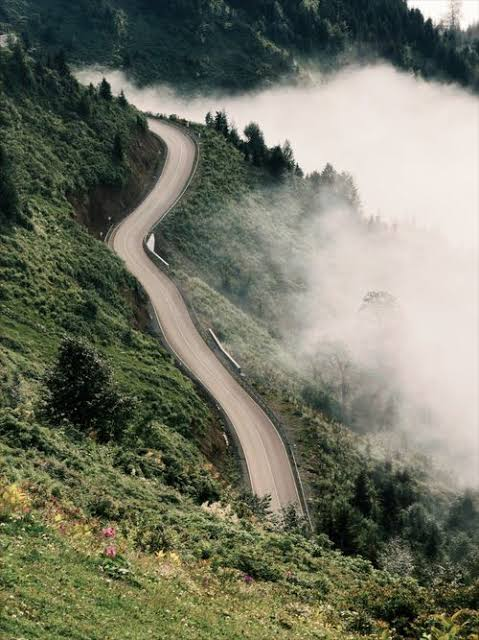
//> input picture gorev_5/gorev_5/gorev_5/resim.jpg, 479 x 640 px
$ ./Main   (built with g++ and OpenCV 4)
//> lines starting //> are read from the running program, lines starting //| are printed output that depends on the picture; after the words box and inside, x2 and y2 are one past the last pixel; in counts of white or black regions, pixels touching at a corner belong together
#include <iostream>
#include <vector>
#include <random>
#include <algorithm>
#include <cmath>
#include <opencv2/opencv.hpp>

// ============================================================================
// 1. MANUEL 5x5 MEDYAN FİLTRESİ (Hazır fonksiyon kullanılmadan)
// ============================================================================
cv::Mat manualMedianFilter5x5(const cv::Mat& src) {
    int rows = src.rows;
    int cols = src.cols;
    cv::Mat dst = cv::Mat::zeros(src.size(), CV_8UC1);

    // 5x5 pencere için 25 elemanlı tampon dizi
    std::vector<uchar> window(25);

    // Yarıçap (ksize = 5 ise radius = 2)
    const int r_offset = 2;

    for (int r = 0; r < rows; ++r) {
        uchar* dstRow = dst.ptr<uchar>(r);

        for (int c = 0; c < cols; ++c) {
            int idx = 0;

            // 5x5 komşuluktaki pikselleri topla
            for (int kr = -r_offset; kr <= r_offset; ++kr) {
                // Sınır taşmalarını önlemek için kenarları yansıt/sınırla (clamp)
                int neighborR = std::clamp(r + kr, 0, rows - 1);
                const uchar* srcRow = src.ptr<uchar>(neighborR);

                for (int kc = -r_offset; kc <= r_offset; ++kc) {
                    int neighborC = std::clamp(c + kc, 0, cols - 1);
                    window[idx++] = srcRow[neighborC];
                }
            }

            // 25 elemanı sırala ve ortadaki elemanı (indis 12) medyan olarak al
            // std::nth_element tam sıralamadan çok daha hızlıdır (O(N) karmaşıklık)
            std::nth_element(window.begin(), window.begin() + 12, window.end());
            dstRow[c] = window[12];
        }
    }

    return dst;
}

// ============================================================================
// 2. RESİMDE GÜRÜLTÜ YOKSA SENTETİK SALT-AND-PEPPER EKLEME FONKSİYONU
// ============================================================================
cv::Mat addSaltAndPepperNoise(const cv::Mat& src, double noiseRatio = 0.10) {
    cv::Mat noisy = src.clone();
    std::mt19937 gen(1337);
    std::uniform_real_distribution<double> dist(0.0, 1.0);

    for (int r = 0; r < noisy.rows; ++r) {
        uchar* row = noisy.ptr<uchar>(r);
        for (int c = 0; c < noisy.cols; ++c) {
            double rnd = dist(gen);
            if (rnd < noiseRatio / 2.0) {
                row[c] = 0;   // Biber (siyah nokta)
            }
            else if (rnd < noiseRatio) {
                row[c] = 255; // Tuz (beyaz nokta)
            }
        }
    }
    return noisy;
}

// ============================================================================
// MAIN FONKSİYONU
// ============================================================================
int main() {
    std::string dosyaYolu = "resim.jpg";
    cv::Mat inputImg = cv::imread(dosyaYolu, cv::IMREAD_GRAYSCALE);
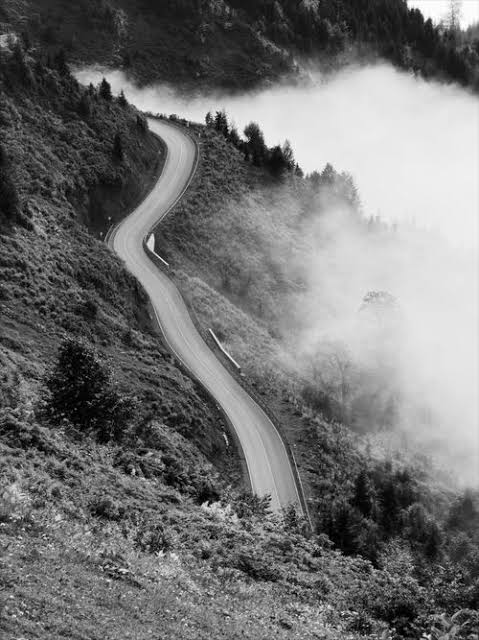
//> inputImg: 640 rows x 479 cols, CV_8UC1; min 0, max 255, mean 114.4

    // Eğer resim bulunamazsa sentetik test resmi oluştur
    if (inputImg.empty()) {
        std::cout << "'" << dosyaYolu << "' bulunamadi, sentetik test resmi olusturuluyor...\n";
        inputImg = cv::Mat(350, 350, CV_8UC1);
        for (int r = 0; r < inputImg.rows; ++r) {
            uchar* row = inputImg.ptr<uchar>(r);
            for (int c = 0; c < inputImg.cols; ++c) {
                row[c] = static_cast<uchar>(80 + (r * 100) / inputImg.rows);
            }
        }
    }

    // 1. Görüntüye Salt-and-Pepper (Tuz ve Biber) gürültüsü ekle
    cv::Mat noisyImg = addSaltAndPepperNoise(inputImg, 0.12); // %12 oranında gürültü
//> after the loop in addSaltAndPepperNoise, `for (int r = 0; r < noisy.rows; ++r)`:
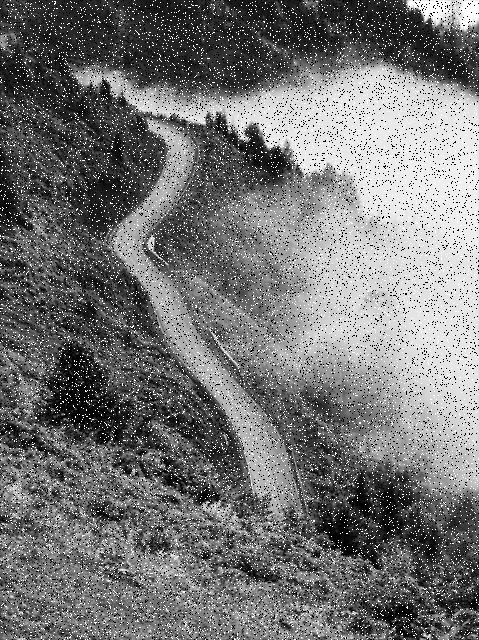
//> noisy: 640 rows x 479 cols, CV_8UC1; 12.01% of pixels changed, all inside (x1, y1, x2, y2) = (0, 0, 479, 640)

    // 2. OpenCV hazır fonksiyonu ile 5x5 medyan filtreleme
    cv::Mat opencvMedian;
    cv::medianBlur(noisyImg, opencvMedian, 5);
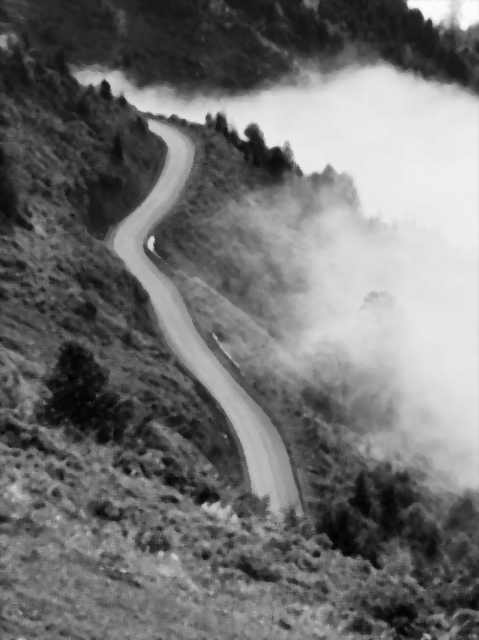
//> opencvMedian: 640 rows x 479 cols, CV_8UC1; min 0, max 253, mean 114.1

    // 3. Kendi yazdığımız sıfırdan manuel 5x5 medyan filtreleme
    cv::Mat manualMedian = manualMedianFilter5x5(noisyImg);
//> after the loop in manualMedianFilter5x5, `for (int r = 0; r < rows; ++r)`: window = 25 values, max 255 at index 18, min 0 at index 1, mean 78.36

    // 4. İki filtre arasındaki farkı test et
    cv::Mat diff;
    cv::absdiff(opencvMedian, manualMedian, diff);
//> diff: 640 rows x 479 cols, CV_8UC1; every value is 0
    cv::Scalar meanDiff = cv::mean(diff);
//> meanDiff = Scalar(0)

    std::cout << "==================================================" << std::endl;
    std::cout << "Filtre Boyutu: 5x5 (25 piksel siralama)" << std::endl;
    std::cout << "OpenCV medianBlur ile Manuel Medyan farki (MAE): "
        << meanDiff[0] << " / 255" << std::endl;
//| OpenCV medianBlur ile Manuel Medyan farki (MAE): 0 / 255
    std::cout << "==================================================" << std::endl;

    // 5. Pencereleri ekrana sığacak şekilde düzenli yerleştir
    int winW = 340;
    int winH = (340 * noisyImg.rows) / noisyImg.cols;
//> winH = 454

    auto goster = [&](const std::string& baslik, const cv::Mat& m, int x, int y) {
        cv::namedWindow(baslik, cv::WINDOW_NORMAL);
        cv::resizeWindow(baslik, winW, winH);
        cv::moveWindow(baslik, x, y);
        cv::imshow(baslik, m);
        };

    goster("1. Gurultulu Resim (Salt-Pepper)", noisyImg, 40, 50);
    goster("2. OpenCV medianBlur (5x5)", opencvMedian, 400, 50);
    goster("3. Manuel Medyan Filtre (5x5)", manualMedian, 760, 50);
    goster("4. Fark Haritasi (x10)", diff * 10, 1120, 50);

    // Çıktıyı diske kaydet
    cv::imwrite("gurultulu_resim.jpg", noisyImg);
    cv::imwrite("manuel_medyan_sonuc.jpg", manualMedian);

    std::cout << "\nPencereleri kapatmak icin herhangi bir tusa basin..." << std::endl;
    cv::waitKey(0);
    cv::destroyAllWindows();

    return 0;
}
